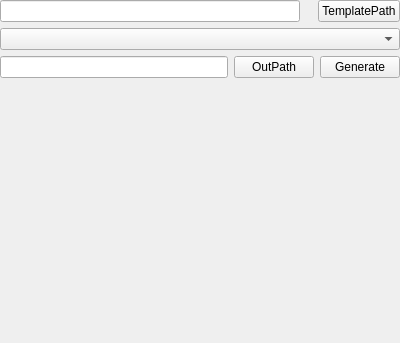
<?xml version="1.0" encoding="UTF-8"?>
<ui version="4.0">
 <class>AutoCodePanel</class>
 <widget class="QWidget" name="AutoCodePanel">
  <property name="geometry">
   <rect>
    <x>0</x>
    <y>0</y>
    <width>400</width>
    <height>343</height>
   </rect>
  </property>
  <property name="minimumSize">
   <size>
    <width>400</width>
    <height>0</height>
   </size>
  </property>
  <property name="maximumSize">
   <size>
    <width>400</width>
    <height>16777215</height>
   </size>
  </property>
  <property name="windowTitle">
   <string>代码自动生成</string>
  </property>
  <layout class="QHBoxLayout" name="horizontalLayout">
   <property name="leftMargin">
    <number>0</number>
   </property>
   <property name="topMargin">
    <number>0</number>
   </property>
   <property name="rightMargin">
    <number>0</number>
   </property>
   <property name="bottomMargin">
    <number>0</number>
   </property>
   <item>
    <layout class="QVBoxLayout" name="verticalLayout">
     <item>
      <layout class="QHBoxLayout" name="horizontalLayout_2">
       <item>
        <widget class="QLineEdit" name="path">
         <property name="minimumSize">
          <size>
           <width>300</width>
           <height>0</height>
          </size>
         </property>
        </widget>
       </item>
       <item>
        <spacer name="horizontalSpacer">
         <property name="orientation">
          <enum>Qt::Horizontal</enum>
         </property>
         <property name="sizeHint" stdset="0">
          <size>
           <width>40</width>
           <height>20</height>
          </size>
         </property>
        </spacer>
       </item>
       <item>
        <widget class="QPushButton" name="path_button">
         <property name="text">
          <string>TemplatePath</string>
         </property>
        </widget>
       </item>
      </layout>
     </item>
     <item>
      <widget class="QComboBox" name="templates"/>
     </item>
     <item>
      <layout class="QHBoxLayout" name="horizontalLayout_3">
       <item>
        <widget class="QLineEdit" name="out_path"/>
       </item>
       <item>
        <widget class="QPushButton" name="out_button">
         <property name="text">
          <string>OutPath</string>
         </property>
        </widget>
       </item>
       <item>
        <widget class="QPushButton" name="gen_button">
         <property name="text">
          <string>Generate</string>
         </property>
        </widget>
       </item>
      </layout>
     </item>
     <item>
      <layout class="QVBoxLayout" name="keywords"/>
     </item>
     <item>
      <spacer name="verticalSpacer">
       <property name="orientation">
        <enum>Qt::Vertical</enum>
       </property>
       <property name="sizeHint" stdset="0">
        <size>
         <width>20</width>
         <height>40</height>
        </size>
       </property>
      </spacer>
     </item>
    </layout>
   </item>
  </layout>
 </widget>
 <resources/>
 <connections/>
</ui>
